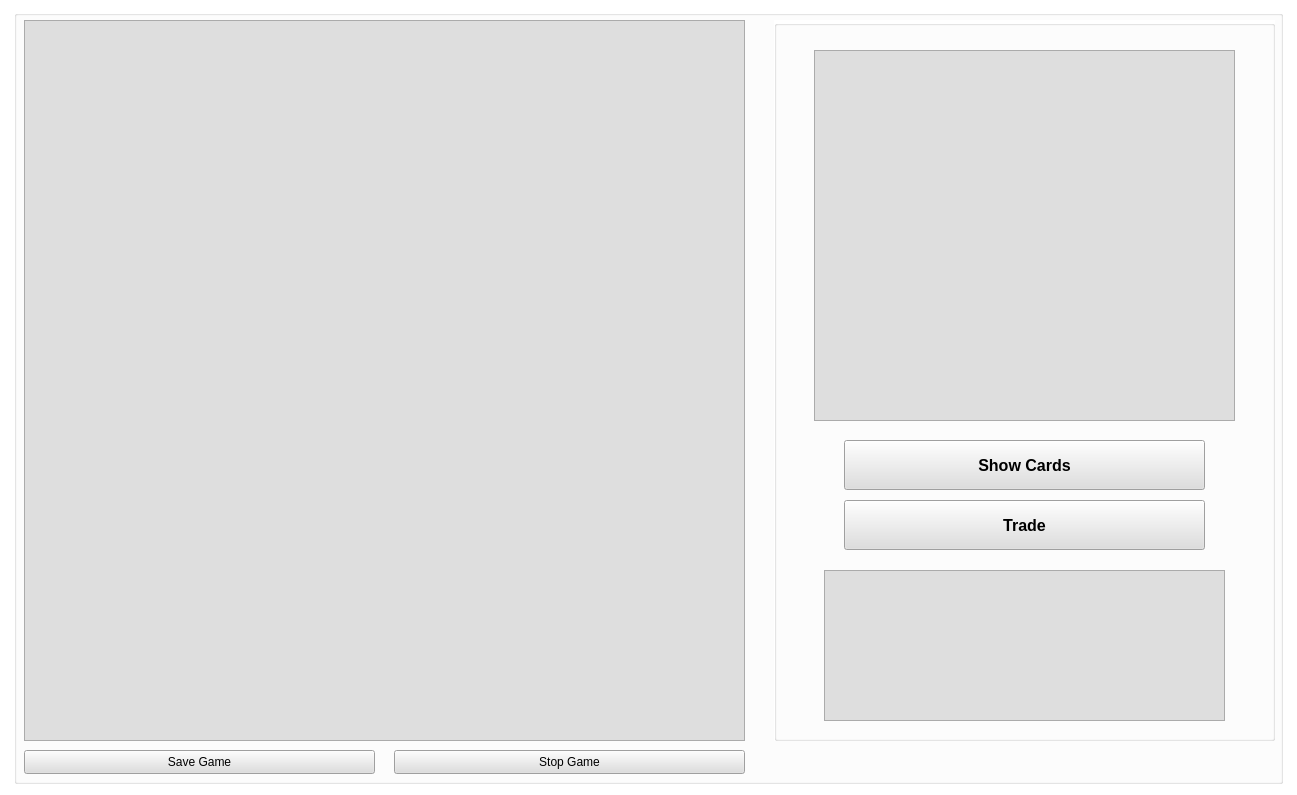
<?xml version="1.0" encoding="UTF-8"?>
<ui version="4.0">
 <class>GameWindow</class>
 <widget class="QMainWindow" name="GameWindow">
  <property name="geometry">
   <rect>
    <x>0</x>
    <y>0</y>
    <width>1297</width>
    <height>795</height>
   </rect>
  </property>
  <property name="minimumSize">
   <size>
    <width>1269</width>
    <height>739</height>
   </size>
  </property>
  <property name="palette">
   <palette>
    <active>
     <colorrole role="Button">
      <brush brushstyle="SolidPattern">
       <color alpha="255">
        <red>255</red>
        <green>255</green>
        <blue>255</blue>
       </color>
      </brush>
     </colorrole>
     <colorrole role="Mid">
      <brush brushstyle="SolidPattern">
       <color alpha="255">
        <red>0</red>
        <green>0</green>
        <blue>0</blue>
       </color>
      </brush>
     </colorrole>
     <colorrole role="Base">
      <brush brushstyle="SolidPattern">
       <color alpha="255">
        <red>255</red>
        <green>255</green>
        <blue>255</blue>
       </color>
      </brush>
     </colorrole>
     <colorrole role="Window">
      <brush brushstyle="SolidPattern">
       <color alpha="255">
        <red>255</red>
        <green>255</green>
        <blue>255</blue>
       </color>
      </brush>
     </colorrole>
    </active>
    <inactive>
     <colorrole role="Button">
      <brush brushstyle="SolidPattern">
       <color alpha="255">
        <red>64</red>
        <green>65</green>
        <blue>66</blue>
       </color>
      </brush>
     </colorrole>
     <colorrole role="Mid">
      <brush brushstyle="SolidPattern">
       <color alpha="255">
        <red>160</red>
        <green>160</green>
        <blue>160</blue>
       </color>
      </brush>
     </colorrole>
     <colorrole role="Base">
      <brush brushstyle="SolidPattern">
       <color alpha="255">
        <red>46</red>
        <green>47</green>
        <blue>48</blue>
       </color>
      </brush>
     </colorrole>
     <colorrole role="Window">
      <brush brushstyle="SolidPattern">
       <color alpha="255">
        <red>46</red>
        <green>47</green>
        <blue>48</blue>
       </color>
      </brush>
     </colorrole>
    </inactive>
    <disabled>
     <colorrole role="Button">
      <brush brushstyle="SolidPattern">
       <color alpha="255">
        <red>255</red>
        <green>255</green>
        <blue>255</blue>
       </color>
      </brush>
     </colorrole>
     <colorrole role="Mid">
      <brush brushstyle="SolidPattern">
       <color alpha="255">
        <red>0</red>
        <green>0</green>
        <blue>0</blue>
       </color>
      </brush>
     </colorrole>
     <colorrole role="Base">
      <brush brushstyle="SolidPattern">
       <color alpha="255">
        <red>255</red>
        <green>255</green>
        <blue>255</blue>
       </color>
      </brush>
     </colorrole>
     <colorrole role="Window">
      <brush brushstyle="SolidPattern">
       <color alpha="255">
        <red>255</red>
        <green>255</green>
        <blue>255</blue>
       </color>
      </brush>
     </colorrole>
    </disabled>
   </palette>
  </property>
  <property name="font">
   <font>
    <family>Arial</family>
    <pointsize>12</pointsize>
   </font>
  </property>
  <property name="windowTitle">
   <string>Wonopoly</string>
  </property>
  <property name="styleSheet">
   <string notr="true">background-color: rgb(255, 255, 255);</string>
  </property>
  <widget class="QWidget" name="centralwidget">
   <layout class="QHBoxLayout" name="horizontalLayout">
    <item alignment="Qt::AlignHCenter|Qt::AlignVCenter">
     <widget class="QGroupBox" name="groupBox_2">
      <property name="sizePolicy">
       <sizepolicy hsizetype="Preferred" vsizetype="Preferred">
        <horstretch>0</horstretch>
        <verstretch>0</verstretch>
       </sizepolicy>
      </property>
      <property name="minimumSize">
       <size>
        <width>1269</width>
        <height>774</height>
       </size>
      </property>
      <property name="styleSheet">
       <string notr="true"/>
      </property>
      <property name="title">
       <string/>
      </property>
      <property name="alignment">
       <set>Qt::AlignCenter</set>
      </property>
      <widget class="QGroupBox" name="groupBox">
       <property name="geometry">
        <rect>
         <x>760</x>
         <y>10</y>
         <width>501</width>
         <height>721</height>
        </rect>
       </property>
       <property name="title">
        <string/>
       </property>
       <widget class="QPushButton" name="tradeButton">
        <property name="geometry">
         <rect>
          <x>70</x>
          <y>480</y>
          <width>361</width>
          <height>50</height>
         </rect>
        </property>
        <property name="sizePolicy">
         <sizepolicy hsizetype="Preferred" vsizetype="Fixed">
          <horstretch>0</horstretch>
          <verstretch>0</verstretch>
         </sizepolicy>
        </property>
        <property name="font">
         <font>
          <family>Arial</family>
          <pointsize>12</pointsize>
          <bold>true</bold>
         </font>
        </property>
        <property name="styleSheet">
         <string notr="true">color: rgb(0, 0, 0);
alternate-background-color: rgb(153, 153, 153);
background-color: rgb(222, 222, 222);</string>
        </property>
        <property name="text">
         <string>Trade</string>
        </property>
       </widget>
       <widget class="QPushButton" name="showCardsButton">
        <property name="geometry">
         <rect>
          <x>70</x>
          <y>420</y>
          <width>361</width>
          <height>50</height>
         </rect>
        </property>
        <property name="sizePolicy">
         <sizepolicy hsizetype="Preferred" vsizetype="Fixed">
          <horstretch>0</horstretch>
          <verstretch>0</verstretch>
         </sizepolicy>
        </property>
        <property name="font">
         <font>
          <family>Arial</family>
          <pointsize>12</pointsize>
          <bold>true</bold>
         </font>
        </property>
        <property name="styleSheet">
         <string notr="true">color: rgb(0, 0, 0);
alternate-background-color: rgb(153, 153, 153);
background-color: rgb(222, 222, 222);</string>
        </property>
        <property name="text">
         <string>Show Cards</string>
        </property>
       </widget>
       <widget class="QGraphicsView" name="DiceView">
        <property name="enabled">
         <bool>true</bool>
        </property>
        <property name="geometry">
         <rect>
          <x>50</x>
          <y>550</y>
          <width>401</width>
          <height>151</height>
         </rect>
        </property>
        <property name="sizePolicy">
         <sizepolicy hsizetype="Preferred" vsizetype="Preferred">
          <horstretch>0</horstretch>
          <verstretch>0</verstretch>
         </sizepolicy>
        </property>
        <property name="styleSheet">
         <string notr="true">background-color: rgb(222, 222, 222);</string>
        </property>
        <property name="verticalScrollBarPolicy">
         <enum>Qt::ScrollBarAlwaysOff</enum>
        </property>
        <property name="horizontalScrollBarPolicy">
         <enum>Qt::ScrollBarAlwaysOff</enum>
        </property>
        <property name="interactive">
         <bool>true</bool>
        </property>
       </widget>
       <widget class="QGraphicsView" name="playerListView">
        <property name="geometry">
         <rect>
          <x>40</x>
          <y>30</y>
          <width>421</width>
          <height>371</height>
         </rect>
        </property>
        <property name="styleSheet">
         <string notr="true">background-color: rgb(222, 222, 222);</string>
        </property>
        <property name="verticalScrollBarPolicy">
         <enum>Qt::ScrollBarAlwaysOff</enum>
        </property>
        <property name="horizontalScrollBarPolicy">
         <enum>Qt::ScrollBarAlwaysOff</enum>
        </property>
       </widget>
      </widget>
      <widget class="QGraphicsView" name="BoardView">
       <property name="geometry">
        <rect>
         <x>10</x>
         <y>10</y>
         <width>721</width>
         <height>721</height>
        </rect>
       </property>
       <property name="sizePolicy">
        <sizepolicy hsizetype="Preferred" vsizetype="Preferred">
         <horstretch>0</horstretch>
         <verstretch>0</verstretch>
        </sizepolicy>
       </property>
       <property name="styleSheet">
        <string notr="true">background-color: rgb(222, 222, 222);</string>
       </property>
       <property name="verticalScrollBarPolicy">
        <enum>Qt::ScrollBarAlwaysOff</enum>
       </property>
       <property name="horizontalScrollBarPolicy">
        <enum>Qt::ScrollBarAlwaysOff</enum>
       </property>
      </widget>
      <widget class="QPushButton" name="saveButton">
       <property name="geometry">
        <rect>
         <x>10</x>
         <y>740</y>
         <width>351</width>
         <height>24</height>
        </rect>
       </property>
       <property name="styleSheet">
        <string notr="true">color: rgb(0, 0, 0);
background-color: rgb(222, 222, 222);</string>
       </property>
       <property name="text">
        <string>Save Game</string>
       </property>
      </widget>
      <widget class="QPushButton" name="stopButton">
       <property name="geometry">
        <rect>
         <x>380</x>
         <y>740</y>
         <width>351</width>
         <height>24</height>
        </rect>
       </property>
       <property name="styleSheet">
        <string notr="true">color: rgb(0, 0, 0);
background-color: rgb(222, 222, 222);</string>
       </property>
       <property name="text">
        <string>Stop Game</string>
       </property>
      </widget>
     </widget>
    </item>
   </layout>
  </widget>
 </widget>
 <resources/>
 <connections/>
</ui>
